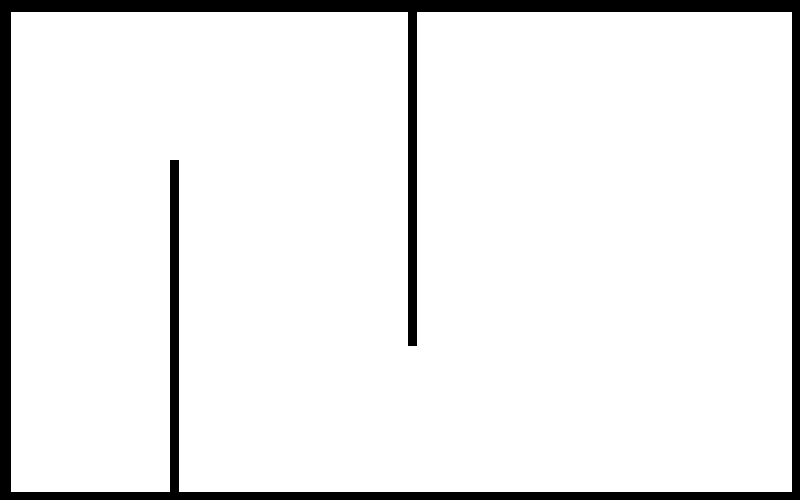
#> input picture map_data/intermediate_eval_1.png, 800 x 500 px, found by its file name
$ python image_to_map.py
#> lines starting #> are read from the running program, lines starting #| are printed output that depends on the picture; after the words box and inside, x2 and y2 are one past the last pixel; in counts of white or black regions, pixels touching at a corner belong together
import random

# from cv2 import cv2 as cv2
import cv2
import numpy as np


class ImageToMap:
    def __init__(self, image_source: cv2.Mat, auto_resized: bool = True):
        self._img_src = image_source
        cv2.imshow("image_source", image_source)
        self._img_src = cv2.bitwise_not(self._img_src)
        self._auto_resized = auto_resized

        self.x_max = -1
        self.y_max = -1

        self.height_map = 750
        self.width_map = 0
        self.factor = 0

        self.lines = []
        self.boxes = []

    def launch(self):
        self.img_to_segments()
        self.img_to_boxes()
        self.compute_dim()
        self.write_lines_and_boxes()

    def compute_dim(self):
        self.height_map = 750

        print("original dim map : ({}, {})".format(self._img_src.shape[1], self._img_src.shape[0]))
        print("self.x_max = {}, self.y_max = {}".format(self.x_max, self.y_max))
        print("auto_resized = {}".format(self._auto_resized))

        best_factor = self.height_map / self.y_max
        if not self._auto_resized:
            best_factor = 1.0
        best_width_map = int(round(best_factor * self.x_max))
        print("Best dim map : ({}, {}) with factor {}".format(best_width_map, self.height_map, best_factor))

        self.factor = self.height_map / self._img_src.shape[0]
        if not self._auto_resized:
            self.factor = 1.0
            self.height_map = self._img_src.shape[0]
        self.width_map = int(round(self.factor * self._img_src.shape[1]))
        print("Used dim map : ({}, {}) with factor {}".format(self.width_map, self.height_map, self.factor))

    def img_to_segments(self):
        fld = cv2.ximgproc.createFastLineDetector(do_merge=True)
        size_kernel = 9
        kernel = np.ones((size_kernel, size_kernel), np.uint8)
        img_erode = cv2.erode(self._img_src, kernel, iterations=1)
        cv2.imshow("img_erode", img_erode)

        self.lines = fld.detect(img_erode)
        result_img = fld.drawSegments(self._img_src, self.lines)
        cv2.imshow("result_img", result_img)

        only_lines_image = np.zeros((self._img_src.shape[0], self._img_src.shape[1], 3), dtype=np.uint8)

        for line in self.lines:
            x0 = int(round(line[0][0]))
            y0 = int(round(line[0][1]))
            x1 = int(round(line[0][2]))
            y1 = int(round(line[0][3]))
            cv2.line(only_lines_image, (x0, y0), (x1, y1), (0, 0, 255), 1, cv2.LINE_4)

        # Compute min and max
        for line in self.lines:
            x0 = int(round(line[0][0]))
            x1 = int(round(line[0][2]))
            self.x_max = max(x0, x1, self.x_max)

            y0 = int(round(line[0][1]))
            y1 = int(round(line[0][3]))
            self.y_max = max(y0, y1, self.y_max)

        cv2.imshow("only_lines_image", only_lines_image)

        cv2.waitKey(0)

    def img_to_boxes(self):
        size_kernel = 50
        kernel = np.ones((size_kernel, size_kernel), np.uint8)
        img_box = cv2.morphologyEx(self._img_src, cv2.MORPH_OPEN, kernel)
        cv2.imshow("img_box", img_box)
        thresh_value, thresh_img = cv2.threshold(src=img_box, thresh=127, maxval=255, type=0)
        contours, hierarchy = cv2.findContours(image=thresh_img, mode=cv2.RETR_LIST, method=cv2.CHAIN_APPROX_SIMPLE)
        cv2.imshow("thresh_img_box", thresh_img)

        contours_poly = []
        self.boxes = []

        for i, curve in enumerate(contours):
            perimeter = cv2.arcLength(curve=curve, closed=True)
            approx_poly = cv2.approxPolyDP(curve=curve, epsilon=0.015 * perimeter, closed=True)
            box = cv2.boundingRect(approx_poly)
            # [13 lines of commented-out code are left out]

            if approx_poly.shape[0] == 4 and abs(cv2.contourArea(approx_poly)) > 300 and cv2.isContourConvex(
                    approx_poly):
                # print("approx_poly", approx_poly)
                contours_poly.append(approx_poly)
                self.boxes.append(box)
                # print("box", box)

        only_boxes_image = np.zeros((thresh_img.shape[0], thresh_img.shape[1], 3), dtype=np.uint8)

        for i in range(len(contours_poly)):
            color = (random.randint(0, 256), random.randint(0, 256), random.randint(0, 256))
            cv2.drawContours(only_boxes_image, contours_poly, i, color)
            # x, y, w, h = self.boxes[i]
            # cv2.rectangle(img=only_boxes_image, pt1=(x, y), pt2=(x + w, y + h), color=color, thickness=-1)

        # Compute min and max
        for box in self.boxes:
            x0 = int(round(box[0]))
            x1 = int(round(box[0] + box[2]))
            self.x_max = max(x0, x1, self.x_max)

            y0 = int(round(box[1]))
            y1 = int(round(box[1] + box[3]))
            self.y_max = max(y0, y1, self.y_max)

        cv2.imshow("only_boxes_image", only_boxes_image)

        cv2.waitKey(0)

    def write_lines_and_boxes(self):
        f = open("generated_code.py", "w")

        f.write("\"\"\"\n")
        f.write("This file was generated by the tool 'image_to_map.py' in the directory tools.\n")
        f.write(
            "This tool permits to create this kind of file by providing it an image of the map we want to create.\n")
        f.write("\"\"\"\n\n")

        f.write("from place_bot.normal_wall import NormalWall, NormalBox\n\n\n")

        f.write("# Dimension of the map : ({}, {})\n".format(self.width_map, self.height_map))

        f.write("# Dimension factor : {}\n".format(self.factor))

        f.write("def add_boxes(playground):\n")

        if len(self.boxes) != 0:
            for i, box in enumerate(self.boxes):
                x0 = int(round(self.factor * box[0]))
                y0 = int(round(self.factor * box[1]))
                width = int(round(self.factor * box[2]))
                height = int(round(self.factor * box[3]))

                xw = x0 - self.width_map / 2
                yw = -y0 + self.height_map / 2

                f.write("    # box {}\n".format(i))
                f.write("    box = NormalBox(up_left_point=({}, {}),\n".format(xw, yw))
                f.write("                    width={}, height={})\n".format(width, height))
                f.write("    playground.add(box, box.wall_coordinates)\n\n")
        else:
            f.write("    pass\n\n")

        f.write("\n")
        f.write("def add_walls(playground):\n")

        # orient :
        #   horizontal = 0
        #   vertical = 1
        #   oblique = 2
        if len(self.lines) != 0:
            for i, line in enumerate(self.lines):
                x0 = int(round(self.factor * line[0][0]))
                y0 = int(round(self.factor * line[0][1]))
                x1 = int(round(self.factor * line[0][2]))
                y1 = int(round(self.factor * line[0][3]))

                orient = 2

                if y0 == y1:
                    # horizontal
                    orient = 0

                if x0 == x1:
                    # vertical
                    orient = 1

                # Correct orientation
                if orient == 0 and x0 > x1:  # horizontal
                    x0, x1 = x1, x0  # swap

                if orient == 1 and y0 > y1:  # vertical
                    y0, y1 = y1, y0  # swap

                if orient == 2 and x0 > x1:  # oblique
                    x0, x1 = x1, x0  # swap
                    y0, y1 = y1, y0  # swap

                # Correct size
                if orient == 0:
                    x0 -= 2
                    x1 += 2

                if orient == 1:
                    y0 -= 2
                    y1 += 2

                if orient == 2:
                    x0 -= 2
                    x1 += 2
                    if y1 > y0:  # oblique
                        y0 -= 2
                        y1 += 2
                    else:
                        y1 -= 2
                        y0 += 2

                if orient == 0:
                    f.write("    # horizontal wall {}\n".format(i))
                elif orient == 1:
                    f.write("    # vertical wall {}\n".format(i))
                else:
                    f.write("    # oblique wall {}\n".format(i))

                xw0 = x0 - self.width_map / 2
                yw0 = -y0 + self.height_map / 2

                xw1 = x1 - self.width_map / 2
                yw1 = -y1 + self.height_map / 2

                f.write("    wall = NormalWall(pos_start=({}, {}),\n".format(xw0, yw0))
                f.write("                      pos_end=({}, {}))\n".format(xw1, yw1))
                f.write("    playground.add(wall, wall.wall_coordinates)\n\n")
        else:
            f.write("    pass\n\n")

        f.close()

        print("nombre de boxes =", len(self.boxes))
        print("nombre de lignes =", len(self.lines))


# img_path = "/home/battesti/projetRobotMobile/place-bot/map_data/complete_map_1.png"
img_path = "/home/battesti/projetRobotMobile/place-bot/map_data/intermediate_eval_1.png"
should_auto_resized = False
img = cv2.imread(img_path, cv2.IMREAD_GRAYSCALE)
#> img: shape (500, 800); 92.2% white; 1 black region, box (x1, y1, x2, y2) and area: (0, 0, 800, 500) 31114
image_to_map = ImageToMap(image_source=img, auto_resized=should_auto_resized)
image_to_map.launch()
#> in img_to_segments, `img_erode = cv2.erode(self._img_src, kernel, iterations=1)`:
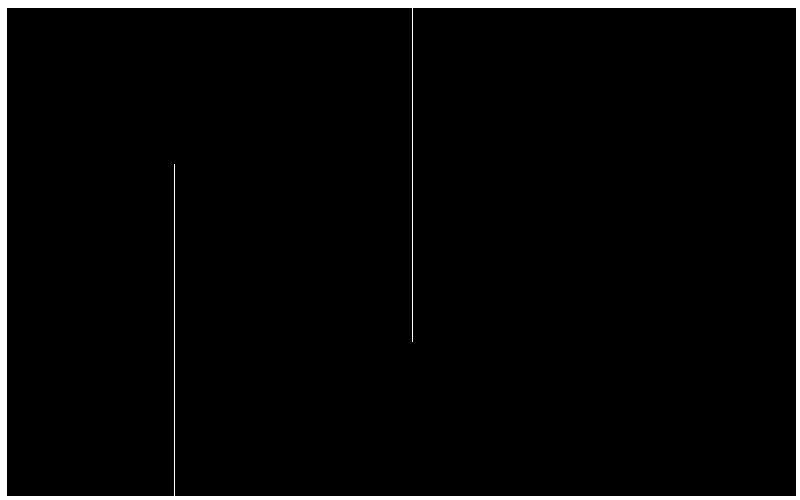
#> img_erode: shape (500, 800); 3.9% white; 1 white region, box (x1, y1, x2, y2) and area: (0, 0, 800, 500) 15634
#> in img_to_segments, `self.lines = fld.detect(img_erode)`: self.lines = [[6, 495, 6, 8], [9, 7, 795, 7.01], [411, 9, 411, 341], [413, 341, 413, 9], [175, 495, 175, 163], [173, 164, 173, 495]]
#> in img_to_segments, `result_img = fld.drawSegments(self._img_src, self.lines)`:
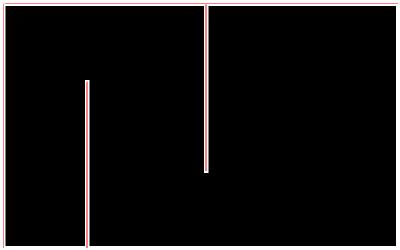
#> result_img: shape (500, 800, 3) (shown at 1/2 size); mean of channels 0, 1, 2 18.2, 18.2, 19.8; drawn as B, G, R
#> the loop in img_to_segments, `for line in self.lines:` made 6 passes
#> after the loop in img_to_segments, `for line in self.lines:`:
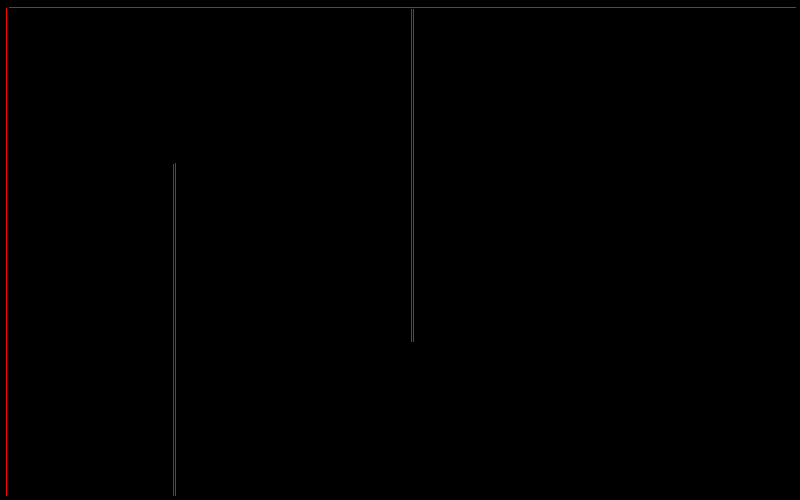
#> only_lines_image: shape (500, 800, 3); mean of channels 0, 1, 2 0, 0, 1.7; drawn as B, G, R
#> the loop in img_to_segments, `for line in self.lines:` made 6 passes
#> (line, x0, x1, self.x_max, y0, y1) on passes 1 to 6: ([[6, 495, 6, 8]], 6, 6, 6, 495, 8), ([[9, 7, 795, 7.01]], 9, 795, 795, 7, 7), ([[411, 9, 411, 341]], 411, 411, 795, 9, 341), ([[413, 341, 413, 9]], 413, 413, 795, 341, 9), ([[175, 495, 175, 163]], 175, 175, 795, 495, 163), ([[173, 164, 173, 495]], 173, 173, 795, 164, 495)
#> in img_to_boxes, `contours, hierarchy = cv2.findContours(image=thresh_img, mode=cv2.RETR..`: contours = []
#| original dim map : (800, 500)
#| self.x_max = 795, self.y_max = 495
#> in compute_dim, `best_factor = self.height_map / self.y_max`: best_factor = 1.52
#> in compute_dim, `best_width_map = int(round(best_factor * self.x_max))`: best_width_map = 795
#| Best dim map : (795, 750) with factor 1.0
#| Used dim map : (800, 500) with factor 1.0
#> the loop in write_lines_and_boxes, `for i, line in enumerate(self.lines):` made 6 passes
#> (line, x0, y0, x1, y1, orient, xw0, yw0) on passes 1 to 6: ([[6, 495, 6, 8]], 6, 6, 6, 497, 1, -394, 244), ([[9, 7, 795, 7.01]], 7, 7, 797, 7, 0, -393, 243), ([[411, 9, 411, 341]], 411, 7, 411, 343, 1, 11, 243), ([[413, 341, 413, 9]], 413, 7, 413, 343, 1, 13, 243), ([[175, 495, 175, 163]], 175, 161, 175, 497, 1, -225, 89), ([[173, 164, 173, 495]], 173, 162, 173, 497, 1, -227, 88)
#| nombre de boxes = 0
#| nombre de lignes = 6

$ run again, with map_data/complete_map_1.png copied over map_data/intermediate_eval_1.png
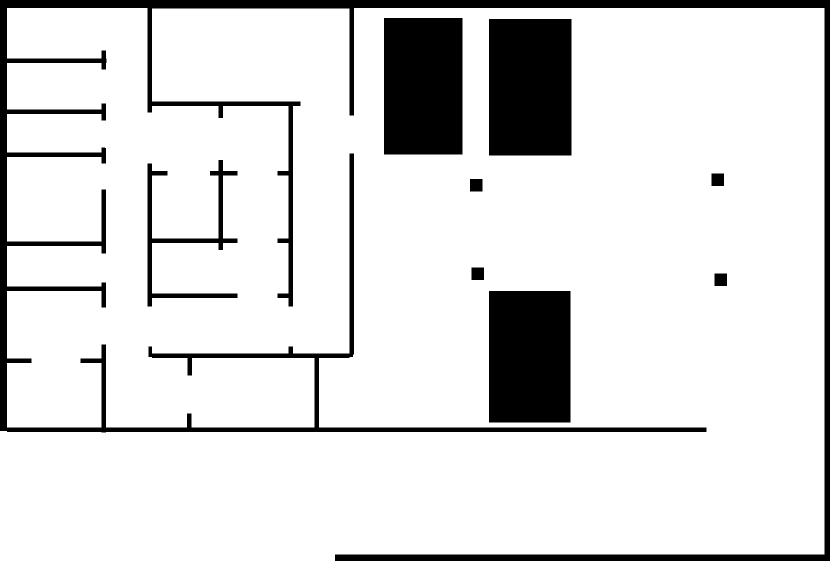
#> input picture map_data/complete_map_1.png, 1660 x 1122 px, found by its file name (shown at 1/2 size)
#> img: shape (1122, 1660); 86.5% white; 9 black regions, largest, box (x1, y1, x2, y2) and area: (0, 0, 1660, 1122) 109862, (978, 38, 1143, 311) 45045, (978, 582, 1141, 845) 42869
#> img_erode: shape (1122, 1660); 9.3% white; 11 white regions, largest, box (x1, y1, x2, y2) and area: (0, 0, 1660, 1122) 47852, (982, 42, 1139, 307) 41605, (982, 586, 1137, 841) 39525
#> self.lines = 100 rows, first 6: [9, 857, 9.02, 12], [298, 13, 298, 220], [703.9, 226, 704, 11], [1652, 13, 1652, 1112], [12, 11.23, 1652, 11.27], [702, 14, 702, 225]
#> the loop in img_to_segments, `for line in self.lines:` made 100 passes
#> (x0, y0, x1, y1) on passes 2, 4, 6, 7, 9, 10, 12, 14: (298, 13, 298, 220), (1652, 13, 1652, 1112), (702, 14, 702, 225), (771, 40, 771, 304), (920, 304, 920, 41), (981, 42, 981, 306), (1138, 306, 1138, 43), (206, 105, 206, 134)
#> after the loop in img_to_segments, `for line in self.lines:`:
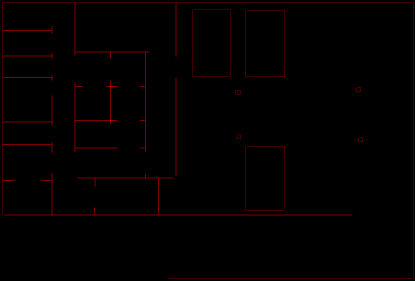
#> only_lines_image: shape (1122, 1660, 3) (shown at 1/4 size); mean of channels 0, 1, 2 0, 0, 2.6; drawn as B, G, R
#> the loop in img_to_segments, `for line in self.lines:` made 100 passes
#> (line, x0, x1, self.x_max, y0, y1, self.y_max) on passes 1 to 7: ([[9, 857, 9.02, 12]], 9, 9, 9, 857, 12, 857), ([[298, 13, 298, 220]], 298, 298, 298, 13, 220, 857), ([[703.9, 226, 704, 11]], 704, 704, 704, 226, 11, 857), ([[1652, 13, 1652, 1112]], 1652, 1652, 1652, 13, 1112, 1112), ([[12, 11.23, 1652, 11.27]], 12, 1652, 1652, 11, 11, 1112), ([[702, 14, 702, 225]], 702, 702, 1652, 14, 225, 1112), ([[771, 40, 771, 304]], 771, 771, 1652, 40, 304, 1112)
#> img_box: shape (1122, 1660); 7% white; 3 white regions
#> contours = 3 contours; box (x1, y1, x2, y2) and area: (979, 39, 1144, 312) 44608, (979, 583, 1142, 846) 42444, (769, 37, 926, 310) 42432
#> the loop in img_to_boxes, `for i, curve in enumerate(contours):` made 3 passes
#> (perimeter, approx_poly, box) on passes 1 to 3: (848, [[979, 583], [979, 845], [1141, 845], [1141, 583]], (979, 583, 163, 263)), (872, [[979, 39], [979, 311], [1143, 311], [1143, 39]], (979, 39, 165, 273)), (856, [[769, 37], [769, 309], [925, 309], [925, 37]], (769, 37, 157, 273))
#> after the loop in img_to_boxes, `for i, curve in enumerate(contours):`: contours_poly has the same summary as contours; self.boxes = [(979, 583, 163, 263), (979, 39, 165, 273), (769, 37, 157, 273)]
#> the loop in img_to_boxes, `for i in range(len(contours_poly)):` made 3 passes
#> color on passes 1 to 3: (197, 215, 20), (132, 248, 207), (155, 244, 183)
#> after the loop in img_to_boxes, `for i in range(len(contours_poly)):`:
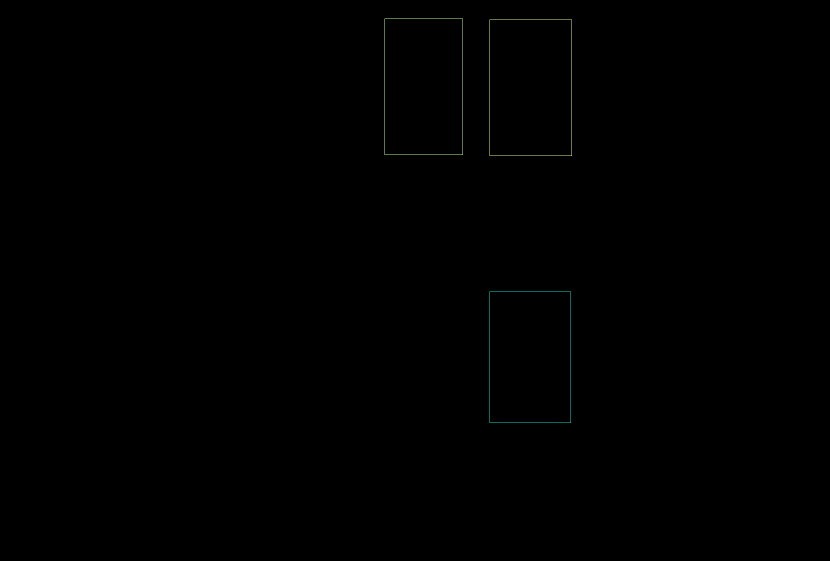
#> only_boxes_image: shape (1122, 1660, 3) (shown at 1/2 size); mean of channels 0, 1, 2 0.2, 0.3, 0.2; drawn as B, G, R
#> the loop in img_to_boxes, `for box in self.boxes:` made 3 passes
#> (box, x0, x1, y0, y1) on passes 1 to 3: ((979, 583, 163, 263), 979, 1142, 583, 846), ((979, 39, 165, 273), 979, 1144, 39, 312), ((769, 37, 157, 273), 769, 926, 37, 310)
#| original dim map : (1660, 1122)
#| self.x_max = 1652, self.y_max = 1112
#> best_factor = 0.674
#> best_width_map = 1652
#| Best dim map : (1652, 750) with factor 1.0
#| Used dim map : (1660, 1122) with factor 1.0
#> the loop in write_lines_and_boxes, `for i, box in enumerate(self.boxes):` made 3 passes
#> (x0, y0, width, height, xw, yw) on passes 1 to 3: (979, 583, 163, 263, 149, -22), (979, 39, 165, 273, 149, 522), (769, 37, 157, 273, -61, 524)
#> the loop in write_lines_and_boxes, `for i, line in enumerate(self.lines):` made 100 passes
#> (line, x0, y0, x1, y1, xw0, yw0, xw1) on passes 1 to 3: ([[9, 857, 9.02, 12]], 9, 10, 9, 859, -821, 551, -821), ([[298, 13, 298, 220]], 298, 11, 298, 222, -532, 550, -532), ([[703.9, 226, 704, 11]], 704, 9, 704, 228, -126, 552, -126)
#| nombre de boxes = 3
#| nombre de lignes = 100
